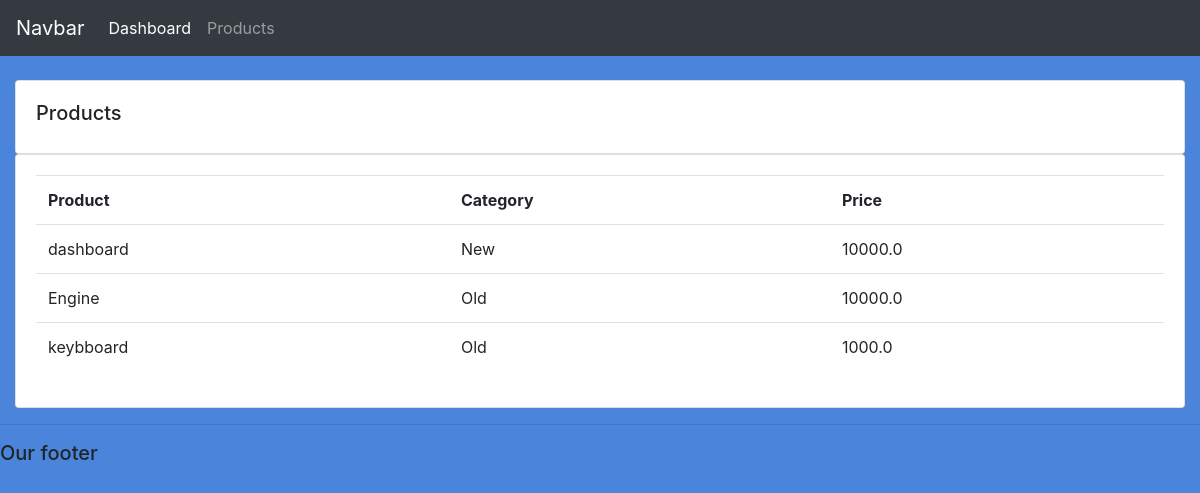
/products/, run on an earlier commit of the app's database.
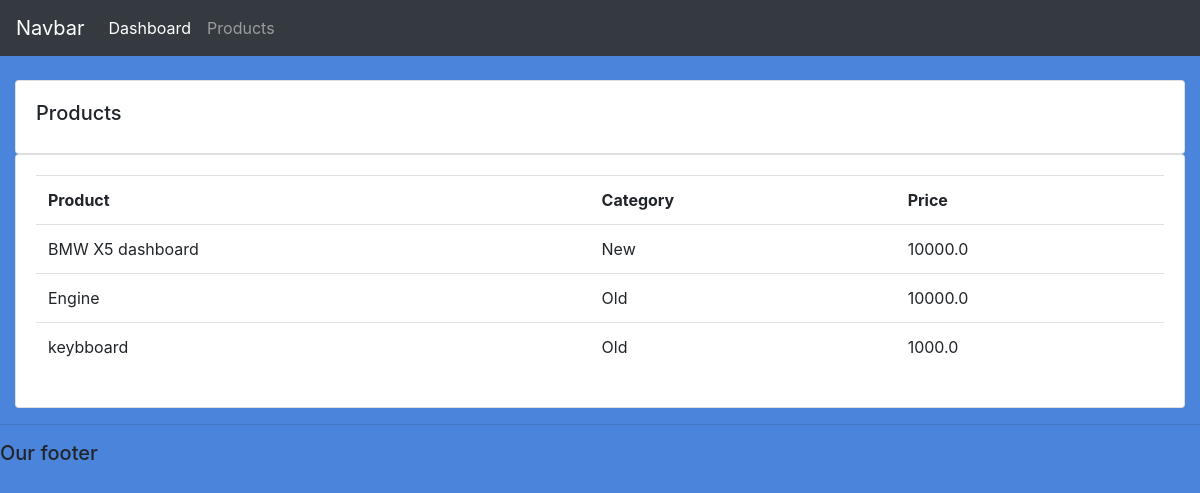
And on a later commit of the database.
### accounts/models.py (models this page shows, shortened)
class Product(models.Model):
    CATEGORY= (
        ('New', 'New'),
        ('Old', 'Old'),
    )
    name = models.CharField(max_length=200, null=True)
    price = models.FloatField(null=TRUE)
    category= models.CharField(max_length=200, null=True, choices=CATEGORY)
    descrption= models.CharField(max_length=200, null=True)
    datecreated= models.DateTimeField(auto_now_add=True)
    tags = models.ManyToManyField(Tag)

### accounts/views.py (the view)
# urls.py: path('products/', views.products, name='products'),
def products(request):
	products = Product.objects.all()
	return render (request, 'accounts/products.html', {'products':products})

### accounts/templates/accounts/products.html
{%  extends 'accounts/main.html' %}
{% block content %}
		<br>
		<div class="row">
			<div class="col-md">
				<div class="card card-body">
					<h5>Products</h5>
				</div>
				<div class="card card-body">
					<table class="table">
						<tr>
							<th>Product</th>
							<th>Category</th>
							<th>Price</th>
						</tr>
						{% for i in products %}
						<tr>
							<td>{{i.name}}</td>
							<td>{{i.category}}</td>
							<td>{{i.price}}</td>
						</tr>
						{% endfor %}
					</table>
				</div>
			</div>
		</div>
{% endblock content %}

What changed in the data, as far as the page shows it:
changed Product "New": name "dashboard" → "BMW X5 dashboard"
